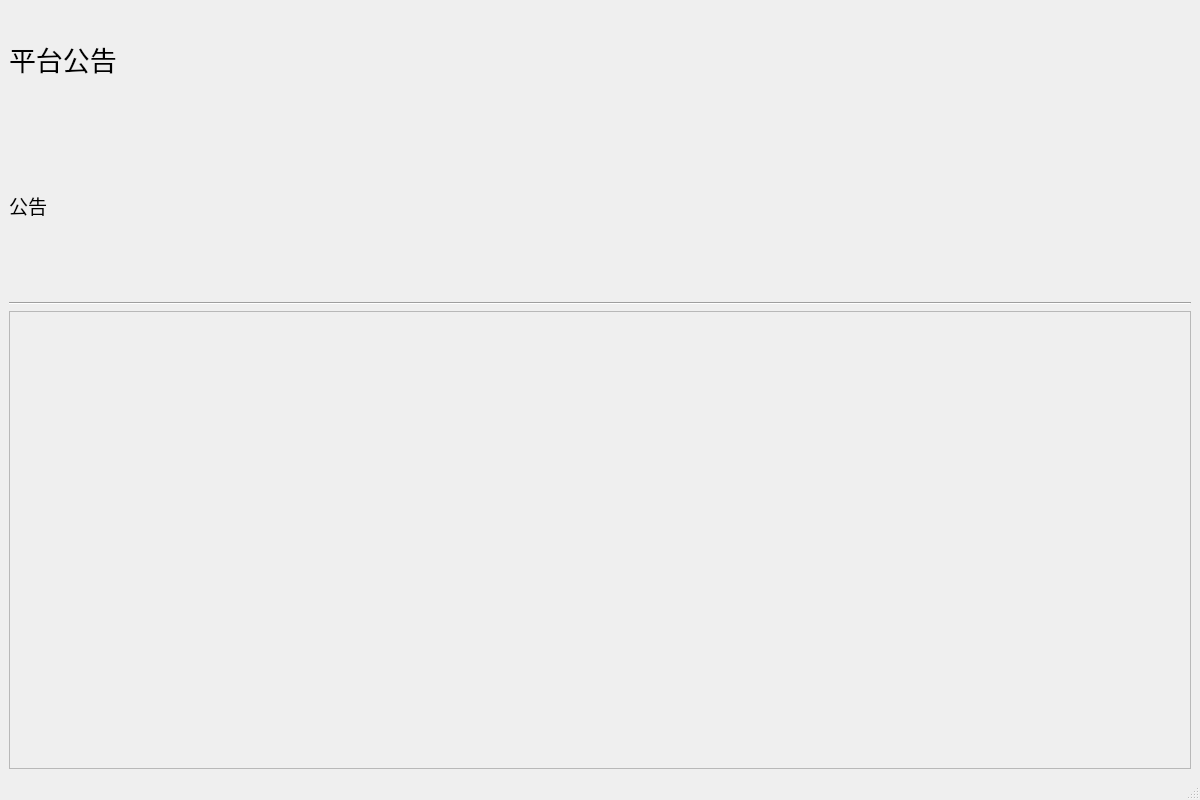
<?xml version="1.0" encoding="UTF-8"?>
<ui version="4.0">
 <class>MainWindow</class>
 <widget class="QMainWindow" name="MainWindow">
  <property name="geometry">
   <rect>
    <x>0</x>
    <y>0</y>
    <width>1200</width>
    <height>800</height>
   </rect>
  </property>
  <property name="windowTitle">
   <string>可露希尔</string>
  </property>
  <property name="windowIcon">
   <iconset>
    <normaloff>../img/icon_128.ico</normaloff>../img/icon_128.ico</iconset>
  </property>
  <property name="windowOpacity">
   <double>1.000000000000000</double>
  </property>
  <widget class="QWidget" name="centralwidget">
   <layout class="QGridLayout" name="gridLayout">
    <item row="0" column="0">
     <layout class="QVBoxLayout" name="verticalLayout" stretch="10,1,16">
      <item>
       <layout class="QVBoxLayout" name="verticalLayout_2">
        <item>
         <widget class="QLabel" name="label_2">
          <property name="minimumSize">
           <size>
            <width>0</width>
            <height>60</height>
           </size>
          </property>
          <property name="maximumSize">
           <size>
            <width>16777215</width>
            <height>100</height>
           </size>
          </property>
          <property name="font">
           <font>
            <pointsize>20</pointsize>
           </font>
          </property>
          <property name="text">
           <string>平台公告</string>
          </property>
         </widget>
        </item>
        <item>
         <widget class="QLabel" name="label">
          <property name="maximumSize">
           <size>
            <width>16777215</width>
            <height>250</height>
           </size>
          </property>
          <property name="font">
           <font>
            <pointsize>14</pointsize>
           </font>
          </property>
          <property name="text">
           <string>公告</string>
          </property>
         </widget>
        </item>
       </layout>
      </item>
      <item>
       <widget class="Line" name="line">
        <property name="orientation">
         <enum>Qt::Horizontal</enum>
        </property>
       </widget>
      </item>
      <item>
       <widget class="QScrollArea" name="scrollArea">
        <property name="minimumSize">
         <size>
          <width>0</width>
          <height>260</height>
         </size>
        </property>
        <property name="verticalScrollBarPolicy">
         <enum>Qt::ScrollBarAsNeeded</enum>
        </property>
        <property name="horizontalScrollBarPolicy">
         <enum>Qt::ScrollBarAlwaysOff</enum>
        </property>
        <property name="widgetResizable">
         <bool>false</bool>
        </property>
        <widget class="QWidget" name="scrollAreaWidgetContents">
         <property name="geometry">
          <rect>
           <x>0</x>
           <y>0</y>
           <width>1200</width>
           <height>400</height>
          </rect>
         </property>
         <property name="sizePolicy">
          <sizepolicy hsizetype="Preferred" vsizetype="Preferred">
           <horstretch>0</horstretch>
           <verstretch>0</verstretch>
          </sizepolicy>
         </property>
         <property name="minimumSize">
          <size>
           <width>0</width>
           <height>260</height>
          </size>
         </property>
        </widget>
       </widget>
      </item>
     </layout>
    </item>
   </layout>
  </widget>
  <widget class="QStatusBar" name="statusbar"/>
 </widget>
 <resources/>
 <connections/>
</ui>
